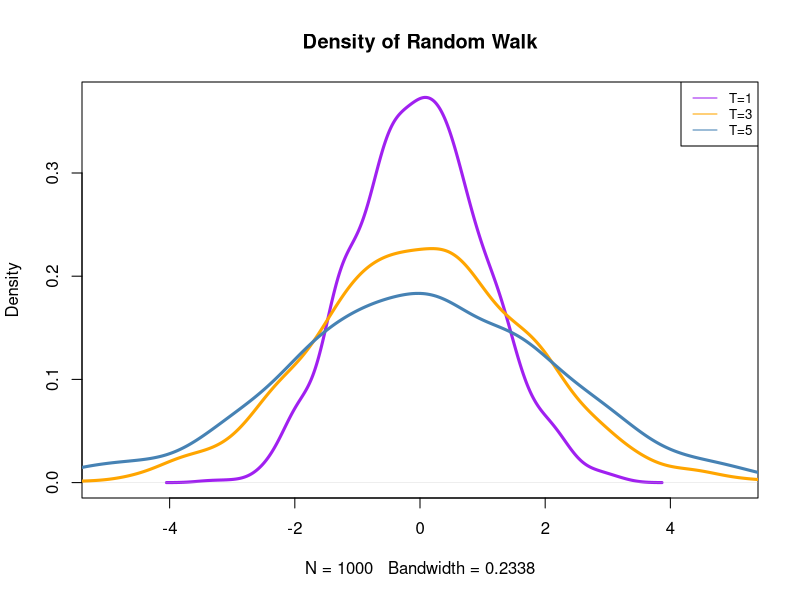
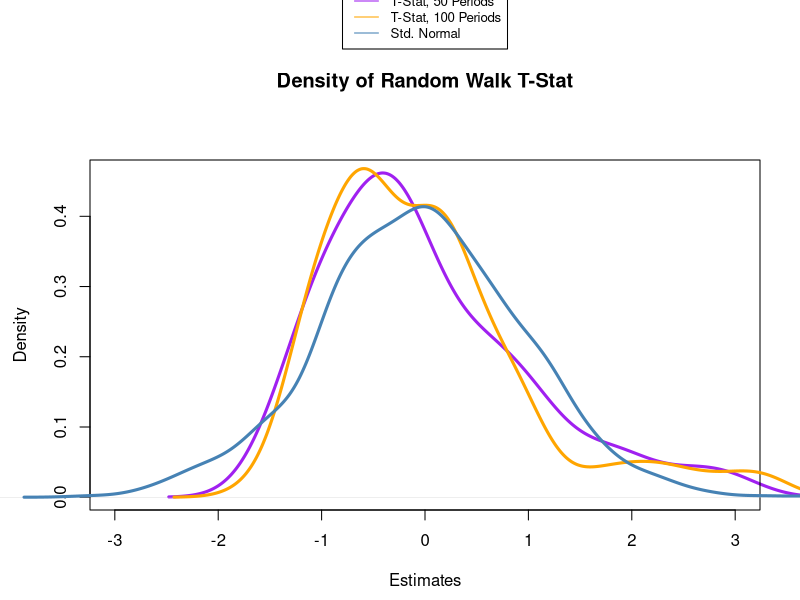
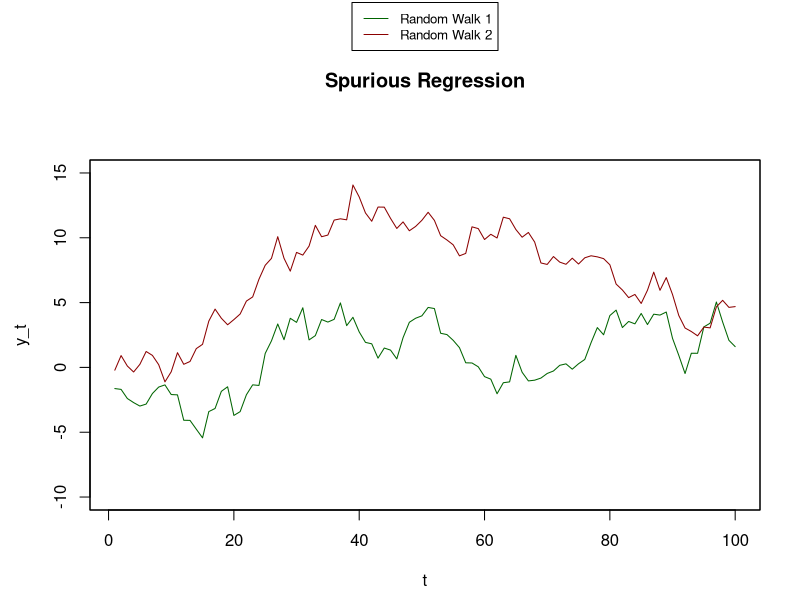

Write R code to recreate these figures, in order.
# Week 2 Exercises -- BEEM012.

# Adapted from exercises and examples in Hanck, Arnold, Gerber, and Schmelzer (2020) 
# Introduction to Econometrics with R. This book is licensed under the Creative Commons Attribution-NonCommercial-ShareAlike 4.0 International License. (HA)

# Load useful libraries we will use for time series.
library(AER)
library(readxl)
library(xts)
library(zoo)
library(dynlm)

# Section 1: Granger Causality
# First we will show how to conduct a Granger causality test, using the F-statistic.

# Change this line to the path for your working directory on your computer:
setwd("~/Dropbox/ExeterTeaching/RScripts/")

# load UK macroeconomic data and set it up, just as we did in the last tutorial:
UK_gdp <- read_excel(path = "UK_GDPpc_Quarterly-Full.xls")  # Load in the Excel spreadhseet of GDP per capita
UK_gdp$Date <- as.yearqtr(UK_gdp$Date, format = "%Y Q%q")   # Format the "Date" column as year-quarter data
GDP_xts <- xts(UK_gdp$GDPpc, UK_gdp$Date)    # Turn it into an xts time series object

GDPGrowth_xts <- xts(400 * log(GDP_xts/lag(GDP_xts)))       # Compute the annualized growth rate 
                                                            # (annualized meaning we go from a quarterly growth to annual growth by multiplying by 4)
GDPGR_1985_2015 <- GDPGrowth_xts["1985::2015"]              # Take the 1985-2015 subset of GDP growth.

UK_UnemploymentRate <- read_excel(path = "UK_UnemploymentRate.xls")         # Load the Excel spreadsheet of Unemployment Rate in UK
UK_UnemploymentRate$Date <- as.yearqtr(UK_UnemploymentRate$Date, format = "%Y Q%q")   # Format the "Date" column as year-quarter
UK_UnemploymentRate_xts <- xts(UK_UnemploymentRate$UnemploymentRate, UK_UnemploymentRate$Date) # Convert this into an xts object
UK_UnemploymentRate_1985_2015 <- UK_UnemploymentRate_xts["1985::2015"]    # Take the same subset from 1985 to 2015 as with GDP per capita

# Take the code above to estimate the ADL22 model: (Including 2 lags of GDP growth rate, and 2 lags of the Unemployment Rate)
GDPGR_ADL22 <- lm(GDPGR_1985_2015 ~ lag(GDPGR_1985_2015,1) + lag(GDPGR_1985_2015,2) + lag(UK_UnemploymentRate_1985_2015,1) + lag(UK_UnemploymentRate_1985_2015,2))
coeftest(GDPGR_ADL22) # Use a coefficient test to look at whether individual coefficients are significant in the UNRESTRICTED model
SSR_unrestricted <- sum(GDPGR_ADL22$residuals^2) # Save out the SSR of this unrestricted model for use in the F-statistic
q = c(2) # Here we are looking at a test with TWO restrictions, so q=2
df <- GDPGR_ADL22$df.residual # Save out the degrees of freedom (df = n - q - 1) for use in the F-stat computation.

# Manual F-Test for unemployment:
# First, we need to estimate the restricted model, without the two terms for unemployment.
GDPGR_ADL22_restrict_unemployment <- lm(GDPGR_1985_2015 ~ lag(GDPGR_1985_2015,1) + lag(GDPGR_1985_2015,2))    # Take the exact line of code from above and remove the two terms for the Unemployment Rate.
SSR_restricted <- sum(GDPGR_ADL22_restrict_unemployment$residuals^2) # Save out the SSR of this restricted model for use in the F-statistic

# Here we just write out the formula we use for the F-statistc based on the SSR.
Fstatistic = ((SSR_restricted - SSR_unrestricted) / 2)/(SSR_unrestricted / df) 
cat("Manually Computed F-statistic", Fstatistic, "\n")

# Now, use an F-Test to check whether the two lags of Unemployment are jointly significant:
# Recall: Our F-Test checks the joint significance of the tow Unemployment Rate terms,
#     which means that we are testing the hypothesis that the coefficients for BOTH
#     these terms are zero. So, our two constraints representing this null hypothesis are:
#       lag(UK_UnemploymentRate_1985_2015, 1)=0
#       lag(UK_UnemploymentRate_1985_2015, 2)=0
# So we put these two constraints together in a LIST or VECTOR
# Recall that this is what the c() or COMBINE function does: we want to test BOTH these constraints so
# we COMBINE them into one joint constraint:  c("lag(UK_UnemploymentRate_1985_2015, 1)=0", "lag(UK_UnemploymentRate_1985_2015, 2)=0")
# So the linearHypothesis() function works like this:
# linearHypothesis(MODEL WE ARE TESTING, LIST OF CONSTRAINTS, test="F", white.adjust = FALSE)
# where test="F" so we are using an F-test
# and white.adjust = FALSE so we just use regular errors
linearHypothesis(GDPGR_ADL22, c("lag(UK_UnemploymentRate_1985_2015, 1)=0", "lag(UK_UnemploymentRate_1985_2015, 2)=0"), test ="F", white.adjust=FALSE)

### Section 2: Selecting Lag Length
# First, try computing this using the t-test on the last lag: 
# To make things simpler, you can use the notation 1:6 as the argument
# of lag() to include all lags from 1:6 
GDPGR_AR6 <- lm(GDPGR_1985_2015 ~ lag(GDPGR_1985_2015,1:6)) # This is an AR6 model, which includes the first six lags, by using lag(GDPGR_1985_2015,1:6)
coeftest(GDPGR_AR6)     # Check the coefficients -- are the lags significant?

GDPGR_AR5 <- lm(GDPGR_1985_2015 ~ lag(GDPGR_1985_2015,1:5)) # Now we change this to lag(GDPGR_1985_2015,1:5) to make it an AR(5) model
coeftest(GDPGR_AR5)     # Check the coefficients -- are the lags significant?

GDPGR_AR4 <- lm(GDPGR_1985_2015 ~ lag(GDPGR_1985_2015,1:4))
coeftest(GDPGR_AR4)

GDPGR_AR3 <- lm(GDPGR_1985_2015 ~ lag(GDPGR_1985_2015,1:3))
coeftest(GDPGR_AR3)

GDPGR_AR2 <- lm(GDPGR_1985_2015 ~ lag(GDPGR_1985_2015,1:2))
coeftest(GDPGR_AR2)     # Check the coefficients -- are the lags significant? YES! This model has all lags significant

# Next: compute BIC and AIC for AR models using a convenient function.
IC <- function(model) {
  ssr <- sum(model$residuals^2) # This retrieves the sum of squared residuals
  t <- length(model$residuals) # This retrieves the LENGTH of the residuals - this is the same as the number of observations
  p <- length(model$coef) - 1 # Here we take the length of the list of coefficients and subtract 1 to get p - since this list includes the intercept.
  return(
    round(c("p" = p, # 'p' here is just the length of the vector of coefficients
            # Insert code here to compute the Bayes Information Criterion
            # this is the formula from the Homework Handout where '*' means 
            # multiplication, and '/' means division, and being careful to use brackets.
            # again, recall that log() is to take a log.
            "BIC" = log(ssr/t) + ((p + 1) * log(t)/t), 
            # Now, do the same as above for the Akaike Information Criterion:
            # Remember to add a comma at the end of the line!
            "AIC" = log(ssr/t) + ((p + 1) * 2/t),
            "R2" = summary(model)$r.squared), 
          4) # This last line just says to round the output to 4 decimal points.
  )
}

IC(lm(GDPGR_1985_2015 ~ lag(GDPGR_1985_2015,1:2)))    # So now we use the IC() function we defined above for the AR2 model: lm(GDPGR_1985_2015 ~ lag(GDPGR_1985_2015,1:2))
IC(lm(GDPGR_1985_2015 ~ lag(GDPGR_1985_2015,1:3)))    # Look at the output - which value of p has the lowest BIC? The lowest AIC?
IC(lm(GDPGR_1985_2015 ~ lag(GDPGR_1985_2015,1:4)))
IC(lm(GDPGR_1985_2015 ~ lag(GDPGR_1985_2015,1:5)))
IC(lm(GDPGR_1985_2015 ~ lag(GDPGR_1985_2015,1:6)))

# loop ICs over models of different orders -- this is exactly the same as the code above but more convenient.
for (p in 1:6) { ## This first line means we will repeat the code in the brackets { } once for every value of 'p' from 1 to 6.
  print(IC(lm(GDPGR_1985_2015 ~ lag(GDPGR_1985_2015,1:p))))   # This takes the exact code from above, but replaces the final lag as the 'p' variable we loop over
}

### Section 2.2: Lag Length and ADL(2,2)
### Now, loop ICs over ADL models of different orders. Use the exact same code 
### as above and modify so the model inside the loop also includes up to p lags 
### of the unemployment rate as well.
for (p in 1:6) {
  print(IC(lm(GDPGR_1985_2015 ~ lag(GDPGR_1985_2015,1:p) + lag(UK_UnemploymentRate_1985_2015,1:p)))) # Now, we can do the same thing but we add the 1:p lag for unemployment rate as well
}

# Section 3 -- Stationarity

### Section 3.1: Distribution of Unit Root over Time
num_iterations <- c(1000) # Set the number of iterations
num_periods <- c(5) # Set the number of periods to simulate

random_walk <- array(c(0),dim = c(num_iterations,num_periods)) # Set up an empty array to store our outcomes

set.seed(100) ## set seed to replicate randomization

for (i in 1:num_iterations) {    ## create a loop replicating simulation for the number of iterations we set
  u <- rnorm(num_periods)     ## draw a vector of errors, one for each of the periods
  random_walk[i,1] = u[1]     # Set the first y_0 = u_0
  for (t in 2:num_periods) {
    random_walk[i,t] = random_walk[i,t-1] + u[t]  # Compute y_t = y_(t-1) + u_t for remaining periods
  }
}

y_1 <- random_walk[,1] # Here we take the first column of the array - this is a list of all the y_1's across all iterations
y_3 <- random_walk[,3] # Here we take the third column of the array - this is a list of all the y_3's across all iterations
y_T <- random_walk[,num_periods] # Here we take the last column of the array - this is a list of all the y_T's across all iterations

plot(density(y_1),    
     col = "purple",  # Set the colour of the line
     xlim = c(-5,5), lwd = 3, # This line just sets some display parameters, the x-limits of the graph and the width of the line
     main = "Density of Random Walk") # We set the MAIN title of the graph
lines(density(y_3),   # This lines() command adds another line to our graph
      col = "orange", # the first argument is density(y_3) which tells it to plot the density of the vector y_3
      lwd = 3)
lines(density(y_T),   
      col = "steelblue",
      lwd = 3)
legend("topright",      # Add a legend so we can see which line is which.
       c("T=1", "T=3", "T=5"), 
       col = c("purple", "orange", "steelblue"), 
       lty = c(1, 1),
       cex = 0.8
)

### Section 3.2: Coefficients Biased Towards Zero

##### Section 3.2.1: 50 Periods
num_iterations <- c(100)
num_periods <- c(50)

random_walk <- array(c(0),dim = c(num_iterations,num_periods))
beta_1_hat <- array(c(0),dim = c(num_iterations)) # Now, we are setting up an empty vector to record the estimated beta_1_hat's
t_statistics <- array(c(0),dim = c(num_iterations)) # We are also setting up an empty vector to record the t-statistics for beta_1_hat

set.seed(100) ## set seed to replicate randomization

for (i in 1:num_iterations) {   
  u <- rnorm(num_periods)         # Just as before, we draw errors for each of our periods from a normal distribution
  random_walk[i,1] = u[1]         # for Y_1, we set this equal to u_1
  for (t in 2:num_periods) {      # Now, we loop over the remaining periods: 
    random_walk[i,t] = random_walk[i,t-1] + u[t]    # Starting at period 2 onwards, we set Y_t = Y_(t-1) + u_t
  }
  y_unit_root = random_walk[i,] # In addition to what we do in our previous loop, we take the current iteration of the outcomes we simulated
  d <- as.Date(1:num_periods) # We create a date vector so that we can set up an xts object as before
  y_unit_root_xts <- xts(y_unit_root, order.by=d) # Using the outcomes from just this iteration and the date vector, we set up an xts object
  AR1_lm <- lm(y_unit_root_xts ~ lag(y_unit_root_xts,1)) # Now, we estimate an AR1 model on this iteration using the xts object above
  beta_1_hat[i] = AR1_lm$coefficients[2] # Beta_1_hat is the 2nd element in the coefficient vector (as beta_0_hat is the first)
  t_statistics[i] = coeftest(AR1_lm)[2,3] # Similarly, we save the value of the beta_1_hat t-stat. To see why we use the [2,3] element, run a coeftest on an AR1 and look at the array of outcomes.
}

cat("Mean of Beta_1_hat: ", mean(beta_1_hat), "\n") # Now, we take the mean over the vector of beta_1_hats we estimated, one for each iterated simulation
expected_value_analytical = 1 - (5.3 / num_periods) # Use the analytical formula from the lectures or homework handout to compute the analytical expected value of beta_1_hat
cat("Analytical Expected Value of Beta_1_hat: ", expected_value_analytical, "\n") # print the above value so we can compare to the actual mean

##### Section 3.2.1: 100 Periods
### This block is is the exact same as above, but we will now simulate 100 periods for each time series.
num_iterations <- c(100)
num_periods <- c(100)

random_walk <- array(c(0),dim = c(num_iterations,num_periods))
beta_1_hat <- array(c(0),dim = c(num_iterations))
t_statistics_100T <- array(c(0),dim = c(num_iterations))

set.seed(100) ## set seed to replicate randomization

for (i in 1:num_iterations) { 
  u <- rnorm(num_periods)     
  random_walk[i,1] = u[1]
  for (t in 2:num_periods) {
    random_walk[i,t] = (1 * random_walk[i,t-1]) + u[t]
  }
  y_unit_root = random_walk[i,]
  d <- as.Date(1:num_periods)
  y_unit_root_xts <- xts(y_unit_root, order.by=d)
  AR1_lm <- lm(y_unit_root_xts ~ lag(y_unit_root_xts,1))
  beta_1_hat[i] = AR1_lm$coefficients[2]
  t_statistics_100T[i] = coeftest(AR1_lm)[2,3]
}

cat("Mean of Beta_1_hat: ", mean(beta_1_hat), "\n")
expected_value_analytical = 1 - (5.3 / num_periods)
cat("Expected Value of Beta_1_hat: ", expected_value_analytical, "\n")

t_statistics_mean = mean(t_statistics) # Here we compute the mean of the t-statistics
t_statistics_se = sd(t_statistics) # here we compute the standard deviation of the t-statistics
t_statistics_z = (t_statistics - t_statistics_mean) / t_statistics_se # here we compute the z-score of the t-statistics

t_statistics_100T_mean = mean(t_statistics_100T)    # Here we compute the mean of the t-statistics
t_statistics_100T_se = sd(t_statistics_100T)    # here we compute the standard deviation of the t-statistics
t_statistics_100T_z = (t_statistics_100T - t_statistics_100T_mean) / t_statistics_100T_se # here we compute the z-score of the t-statistics

### Compare to a normal var:
t_stdnormal <- rnorm(1000) # This draw of 1000 outcomes from a standard normal will be compared to the distribution of t-statistics
  
### Section 3.3: Non-Normally Distributed T-statistics
par(mar=c(4.5, 4.5, 8, 2), xpd=TRUE)
plot(density(t_statistics_z), 
     col = "purple",      
     xlim = c(-3,3),
     lwd = 3,
     main = "Density of Random Walk T-Stat",
     xlab = "Estimates")
lines(density(t_statistics_100T_z),
      col = "orange",     
      lwd = 3)
lines(density(t_stdnormal), 
      col = "steelblue",    
      xlim = c(-3,3),      
      lwd = 3)
legend("top",   
       c("T-Stat, 50 Periods", "T-Stat, 100 Periods", "Std. Normal"), 
       col = c("purple", "orange", "steelblue"), 
       lty = c(1, 1),
       inset=c(0,-0.5),
       cex = 0.8
)

### Section 3.4: Spurious Regressions
num_iterations <- c(2) # Here we are just comparing two time series, so num_iterations = 2
num_periods <- c(100)

random_walk <- array(c(0),dim = c(num_iterations,num_periods))
#random_walk_errors <- array(c(0),dim = c(num_iterations,num_periods))
beta_1_hat <- array(c(0),dim = c(num_iterations))

set.seed(150) ## set seed to replicate randomization

for (i in 1:num_iterations) {   
  u <- rnorm(num_periods)   
  random_walk[i,1] = u[1]
#  random_walk_errors[i,1] = u[1]
  for (t in 2:num_periods) {
#    random_walk_errors[i,t] = u[t]
    random_walk[i,t] = (1 * random_walk[i,t-1]) + u[t]
  }
}

y_series1 = random_walk[1,] # Now we pull out just the values from the first time series
y_series2 = random_walk[2,] # Now we pull out just the values from the second time series
d <- as.Date(1:num_periods) # We set up a Date object that goes from 1, 2, ... , T
y_series1_xts <- xts(y_series1, d) # Here we make these both into xts objects using the Date object we just created
y_series2_xts <- xts(y_series2, d)

### Now, plot these two time series constructed from unit root processes with independently drawn errors.
plot(x = zoo(y_series1), ylab = "y_t", main = "Spurious Regression", 
     xlab = "t",
     ylim=c(-10,15),
     col = c("darkgreen"), screens = 1)
lines(x = zoo(y_series2),
       col = c("darkred")
      )
legend("top",       
       c("Random Walk 1", "Random Walk 2"), 
       col = c("darkgreen", "darkred"), 
       lty = c(1, 1),
       inset=c(0,-0.45),
       cex = 0.8
)

# Now, explore the relationship in a regression framework. Run a regression of 
# Y1_t = \beta_0 + \beta_1 Y2_(t-1)
# Does the lag of Y2 predict Y1?
AR1_lm <- lm(y_series1_xts ~ lag(y_series2_xts,1)) # This is the AR(1) model you're familiar with, but where we regress the first time series on the second.
coeftest(AR1_lm)    # What do these coefficients look like? Are they significantly related? 
# We know these two time series are just randomly drawn, and so they aren't actually related:
#     any relationship between them is just pure random chance.
